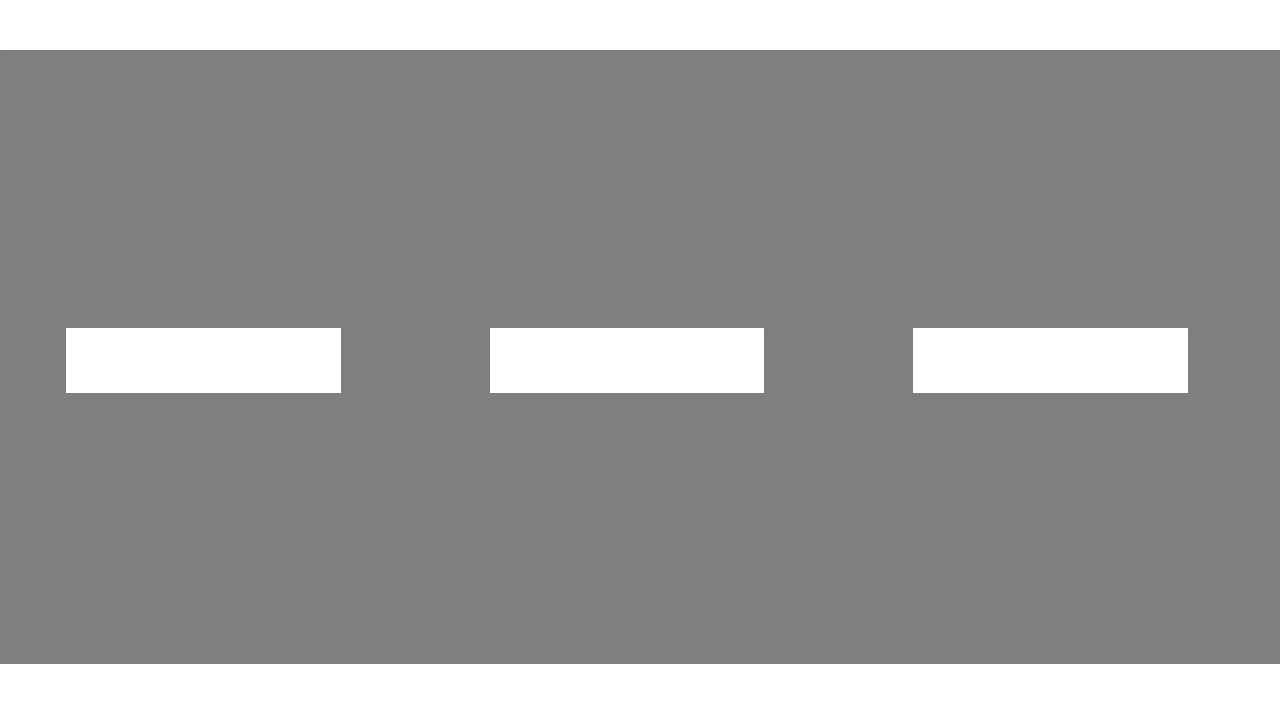
#> input picture road_image/haikei.png, 1280 x 720 px, found by its file name
$ python road_sabun.py
#> lines starting #> are read from the running program, lines starting #| are printed output that depends on the picture; after the words box and inside, x2 and y2 are one past the last pixel; in counts of white or black regions, pixels touching at a corner belong together
import cv2
import numpy as np

img_1 = cv2.imread('C:\opencv_python\\road_sabun\\road_image\output\haikei.png')
#> img_1 is the input picture: shape (720, 1280, 3); min 127, max 255, mean 153.3
img_2 = cv2.imread('C:\opencv_python\\road_coad\car2.png')
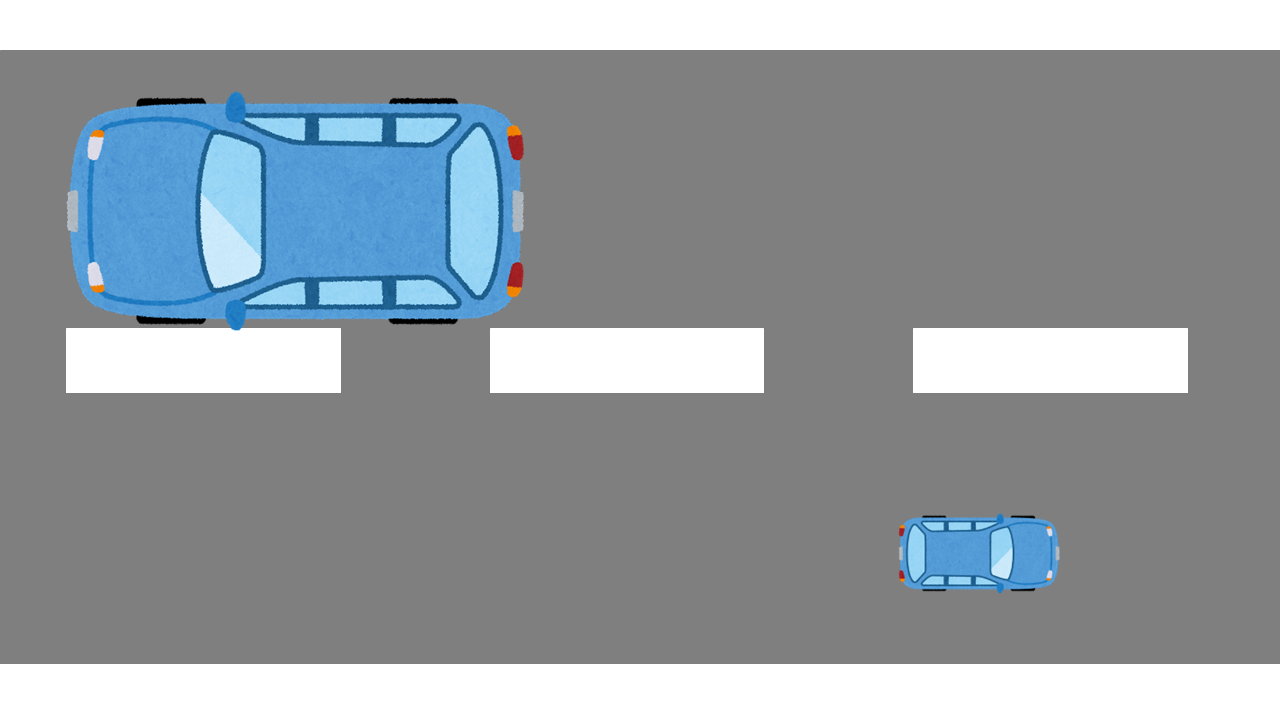
#> input picture road_image/car2.png, 1280 x 720 px, found by its file name
#> img_2 is the input picture: shape (720, 1280, 3); mean B, G, R 162.7, 157.1, 149.6
car_gray = cv2.cvtColor(img_2, cv2.COLOR_BGR2GRAY)
haikei_gray = cv2.cvtColor(img_1, cv2.COLOR_BGR2GRAY)
mask = cv2.absdiff(haikei_gray, car_gray)

kernel = np.ones((7, 7), np.uint8)
th = 10

mask[mask < th] = 0#二値化処理
#> mask: shape (720, 1280); min 0, max 152, mean 3.8
mask[mask >= th] = 255#二値化処理
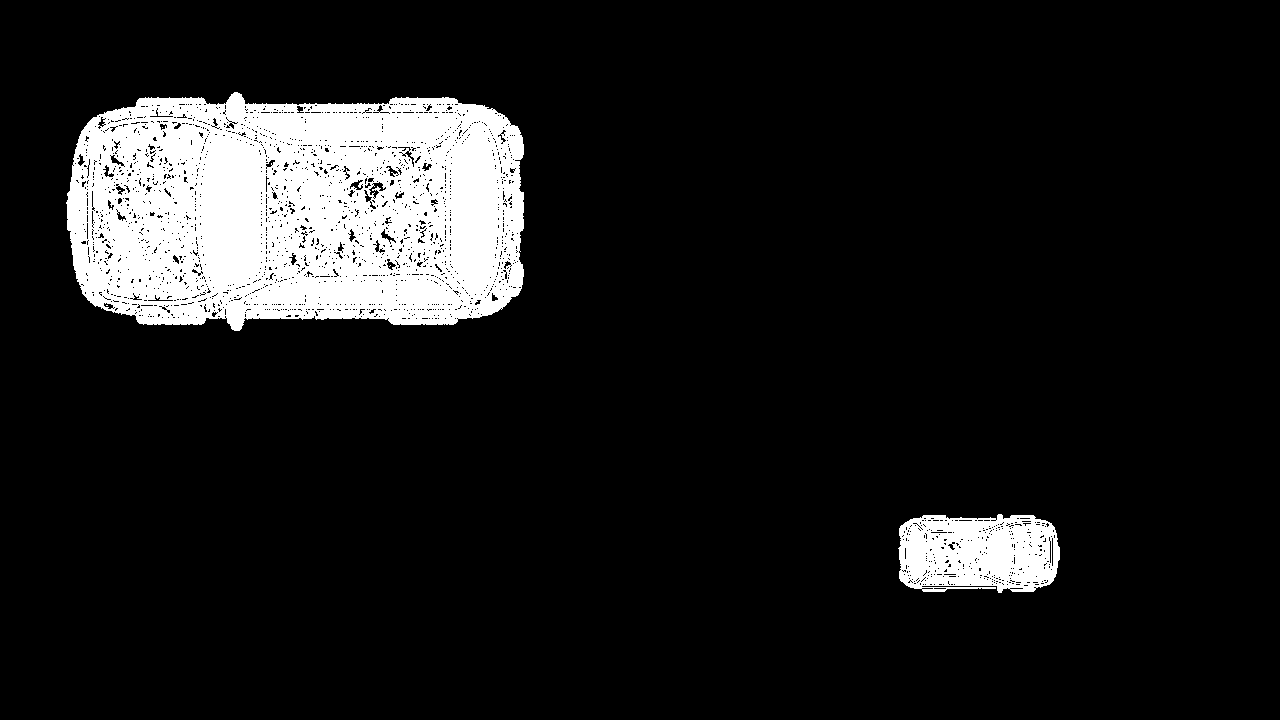
#> mask: shape (720, 1280); 10.8% white; 5 white regions (3 under 20 px), largest, box (x1, y1, x2, y2) and area: (66, 92, 524, 331) 89512, (898, 514, 1060, 593) 10405

d_mask = cv2.dilate(mask, kernel)      #膨張処理
#> d_mask: shape (720, 1280); 12.3% white; 2 white regions, box (x1, y1, x2, y2) and area: (63, 89, 527, 334) 100795, (895, 511, 1063, 596) 12860
e_mask = cv2.erode(d_mask, kernel)  #収縮処理
#> e_mask: shape (720, 1280); 11.7% white; 2 white regions, box (x1, y1, x2, y2) and area: (66, 92, 524, 331) 96307, (898, 514, 1060, 593) 11288

tyou = 2000/614
menseki = tyou*tyou

retval, labels, stats, centroids = cv2.connectedComponentsWithStats(e_mask)
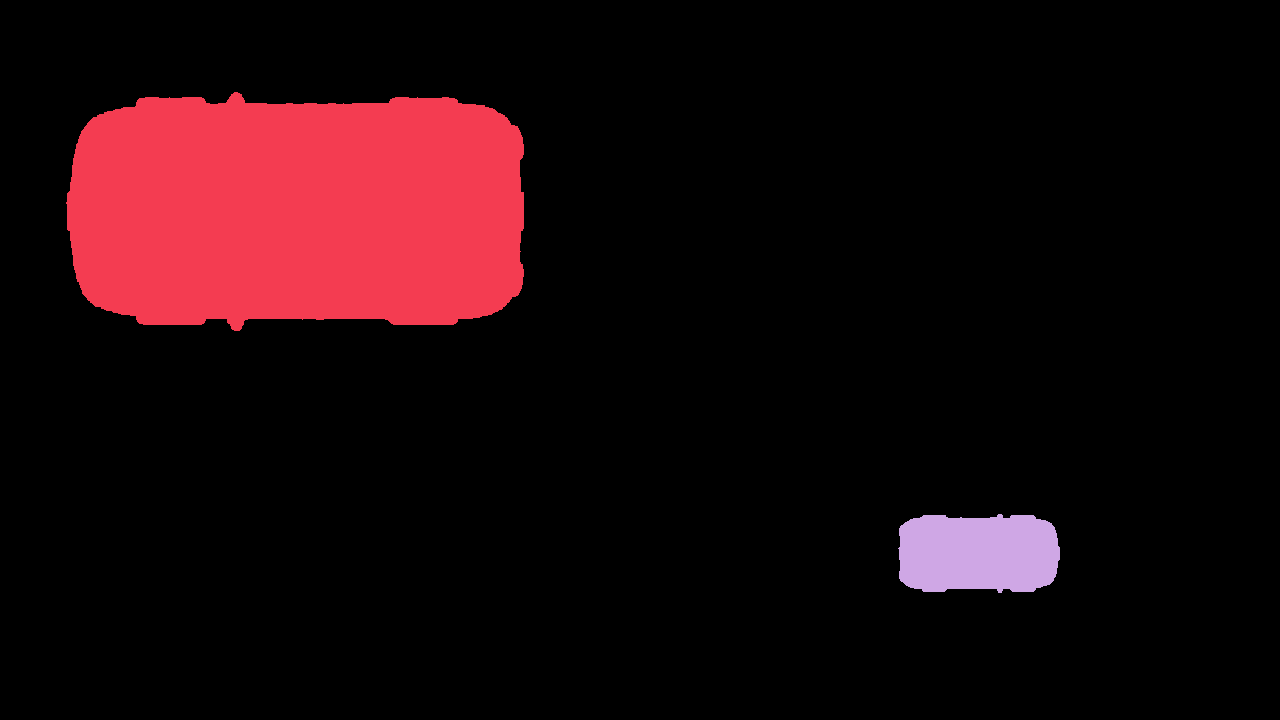
#> labels: shape (720, 1280) int32; 3 distinct labels, from 0 to 2; one colour per label, 0 black
#> retval = 3; stats = [[0, 0, 1280, 720, 814005], [66, 92, 458, 239, 96307], [898, 514, 162, 79, 11288]]; centroids = [[675.3, 374.4], [297.6, 210.8], [977.8, 552.9]]
#print(stats)

yoko_1 = stats[1,2] * tyou / 100
#> yoko_1 = 14.92
yoko_1 = np.round(yoko_1,decimals=2)
tate_1 = stats[1,3] * tyou  / 100
#> tate_1 = 7.79
tate_1 = np.round(tate_1,decimals=2)
yoko_2 = stats[2,2] * tyou / 100
#> yoko_2 = 5.28
yoko_2 = np.round(yoko_2,decimals=2)
tate_2 = stats[2,3] * tyou / 100
#> tate_2 = 2.57
tate_2 = np.round(tate_2,decimals=2)

menseki_1 = menseki * stats[1,4] / 10000
#> menseki_1 = 102.2
menseki_1 = np.round(menseki_1,decimals=2)
menseki_2 = menseki * stats[2,4]/ 10000
#> menseki_2 = 11.98
menseki_2 = np.round(menseki_2,decimals=2)

cv2.putText(e_mask,f"yoko = {yoko_1} tate = {tate_1},menseki = {menseki_1}",(stats[1,0]-20,stats[1,1]-30),cv2.FONT_HERSHEY_PLAIN, 3, (255, 255, 255), 1)
cv2.putText(e_mask,f"yoko = {yoko_2} tate = {tate_2},menseki = {menseki_2}",(stats[2,0]-400,stats[2,1]-30),cv2.FONT_HERSHEY_PLAIN, 2, (255, 255, 255), 1)
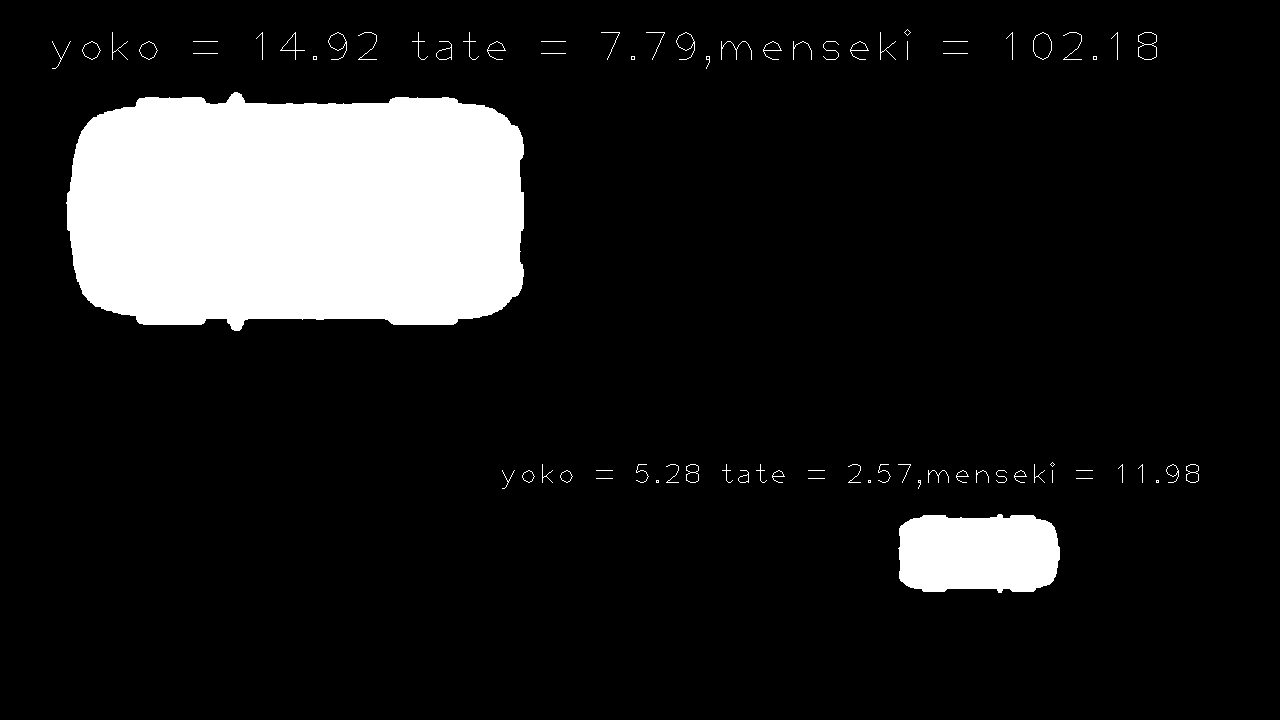
#> e_mask: shape (720, 1280); 12% white; 76 white regions (17 under 20 px), largest, box (x1, y1, x2, y2) and area: (66, 92, 524, 331) 96307, (898, 514, 1060, 593) 11288, (1138, 32, 1157, 60) 94
cv2.imshow("mask",e_mask)
cv2.imshow("moto",img_2)
cv2.waitKey(0)
cv2.destroyAllWindows()

cv2.imwrite('C:\opencv_python\\bbb.jpg',e_mask)
